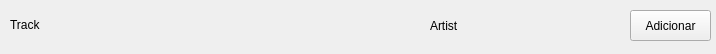
<?xml version="1.0" encoding="UTF-8"?>
<ui version="4.0">
 <class>SearchResultWidget</class>
 <widget class="QWidget" name="SearchResultWidget">
  <property name="geometry">
   <rect>
    <x>0</x>
    <y>0</y>
    <width>716</width>
    <height>54</height>
   </rect>
  </property>
  <property name="windowTitle">
   <string>Form</string>
  </property>
  <widget class="QPushButton" name="pushButton">
   <property name="geometry">
    <rect>
     <x>630</x>
     <y>10</y>
     <width>81</width>
     <height>31</height>
    </rect>
   </property>
   <property name="text">
    <string>Adicionar</string>
   </property>
  </widget>
  <widget class="QLabel" name="lblTrackName">
   <property name="geometry">
    <rect>
     <x>10</x>
     <y>9</y>
     <width>391</width>
     <height>31</height>
    </rect>
   </property>
   <property name="text">
    <string>Track</string>
   </property>
  </widget>
  <widget class="QLabel" name="lblTrackArtist">
   <property name="geometry">
    <rect>
     <x>430</x>
     <y>10</y>
     <width>161</width>
     <height>31</height>
    </rect>
   </property>
   <property name="text">
    <string>Artist</string>
   </property>
  </widget>
 </widget>
 <resources/>
 <connections/>
</ui>
